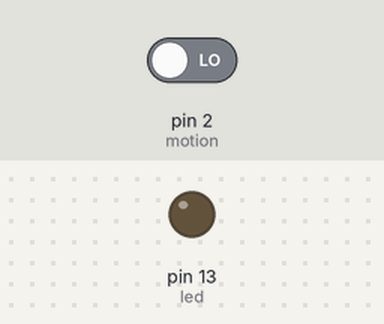
Simulated run of this sketch. Board: Arduino Uno, built with avr-gcc and run on an emulated ATmega328P. On the bench: output pins drawn as LEDs (lit = HIGH). Dashed ring = blinking. Inputs (shaded band) come from the test bench; at power-on: pin 2 (motion) LOW.

Above: at 2.5 s.
2.6 s: pin 2 (motion) driven HIGH
At 4.05 s:
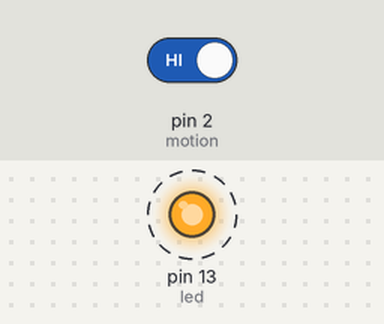
14.9 s: pin 2 (motion) driven LOW
At 16.0 s:
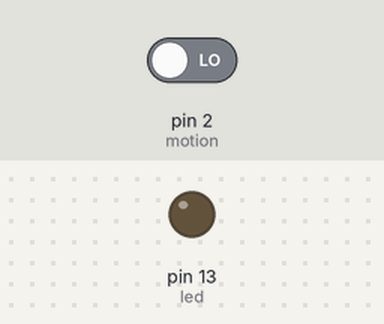
Timing chart, 0 to 17.4 s (numbered marks = the images above; inputs shaded):
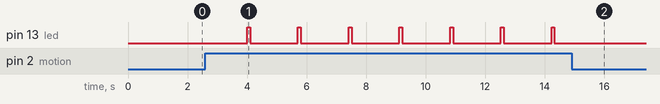

The sketch:

SoftwareSerialExample.ino
```cpp
#include <SoftwareSerial.h>

SoftwareSerial mySerial(10, 11); // RX, TX
int motion=2;
int led=13;
int motion_count=0;
void setup() {
  // Open serial communications and wait for port to open:
  Serial.begin(57600);
  pinMode(motion,INPUT);
  pinMode(led,OUTPUT);
  while (!Serial) {
    ; // wait for serial port to connect. Needed for native USB port only
  }
 // set the data rate for the SoftwareSerial port
  mySerial.begin(9600);

}

void loop() { // run over and over
digitalWrite(led,LOW);
delay(1000);
int sensor = digitalRead(motion);
if(sensor == HIGH){
   motion_count++;
   digitalWrite(led,HIGH);
   delay(100);
   digitalWrite(led,LOW);
   delay(100);
   }
    mySerial.println(motion_count);
    delay(500);
    if(motion_count==100)
    motion_count=0;
  if (mySerial.available()) {
    Serial.write(mySerial.read());
  }
  if (Serial.available()) {
    mySerial.write(Serial.read());
  }
}
```

Measured:
- after the input at 2.6 s, pin 13 (led): alternates HIGH for 0.10 s and LOW for 1.6 s, starting after 1.4 s
- after the input at 14.9 s, pin 13 (led): stays LOW (without the input it goes to HIGH after 1.0 s)
